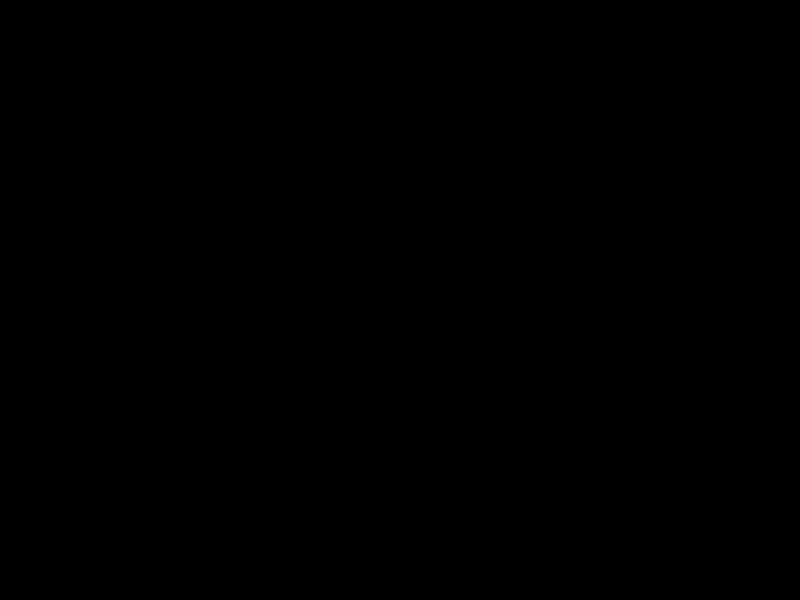
Frame 1 (no input)
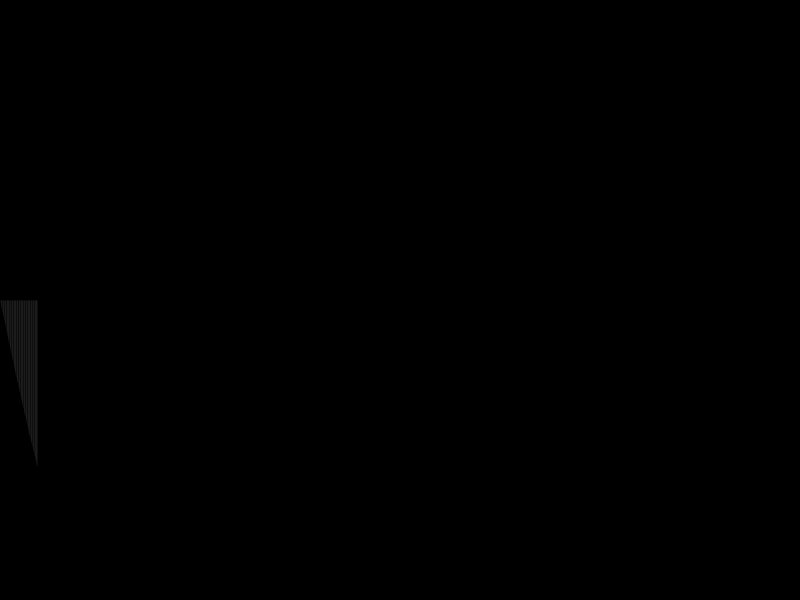
Frame 60 (the mouse pressed at the canvas centre just before this capture)
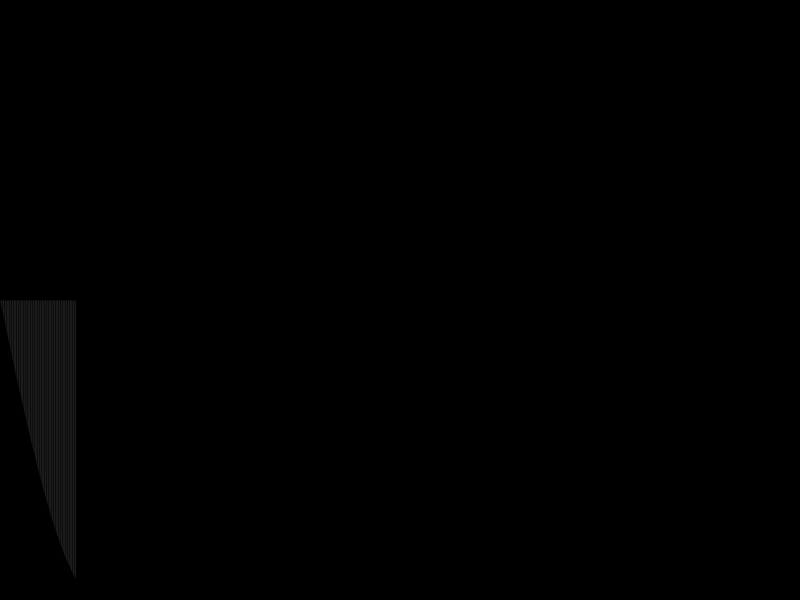
Frame 120 (the mouse held since frame 60 and released just before this capture)

The Processing sketch that drew these frames (run headless with seeded random() and noise(); from frame 60 on, the mouse is pressed at the canvas centre):

// Processing sketch: hw2c
// ── hw2c.pde
//Jingxuan Ai
float x=-2*PI;

void setup() {
  size(800, 600);
  background(0);
  stroke(255);
  strokeWeight(0);
  frameRate(60);
}
 
void draw() {
  translate(width/2,height/2);
  scale (width/(4*PI),height/2);
  line(x,0,x,sin(x));
  x+=0.01;
  if (x>=2*PI){
    x=-2*PI;
  }
}
